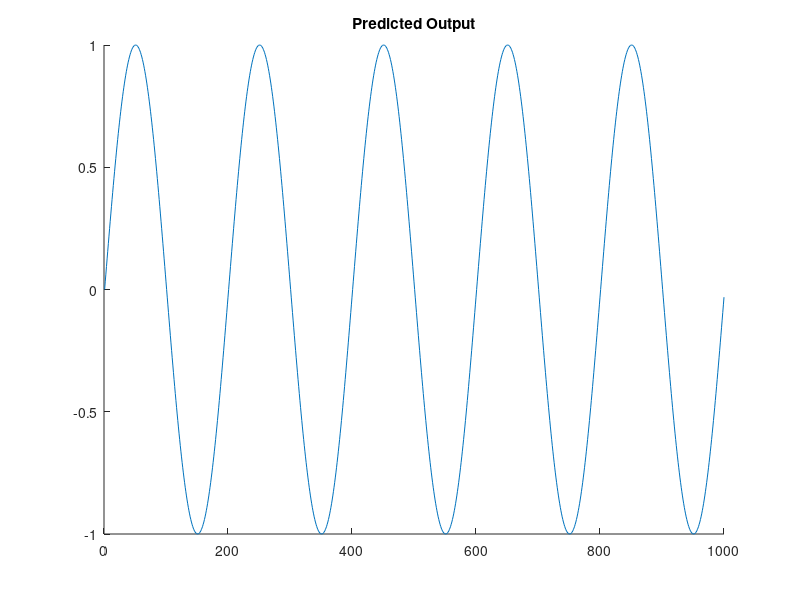

MATLAB code for this plot: (Note: this script raises an error after producing the figure.)
clear all
close all

M_VALS = [2 3 4 5 10 15 20];
D_VALS = [3 4 5 7 8 9 10 12 13 15 17 20 22 25];

%% Generate graph - I'm going to for each M, compare values of delta
SAMPLES = 1000;

x = sin(0.01*pi*[0:1:SAMPLES-1])';
for m_local = M_VALS
    figure;
    title(sprintf('Predicted Output'));
    hold all;
    plot(x);
    for d_local = D_VALS
        outputs = zeros(10,1000);
        for i=1:10
            n = filter([1 0 0.5],1,randn([SAMPLES 1]));
            s = x+n;
            [~,~,outputs(i,:)] = ale_lms( s, 0.1, 4, 5);
        end
        plot(mean(outputs), 'DisplayName', sprintf('d = %i', d_local));
    end
    legend(gca,'show','Location','Best')
end

hold all; 

%% Let's do some MSPE stuff

SAMPLES = 1000;

x = sin(0.01*pi*[0:1:SAMPLES-1])';
MSPE = zeros(length(M_VALS), length(D_VALS));
for m_local_i = 1:length(M_VALS)
    for d_local_i = 1:length(D_VALS)
        outputs = zeros(100,1000);
        for i=1:100
            n = filter([1 0 0.5],1,randn([SAMPLES 1]));
            s = x+n;
            [~,~,outputs(i,:)] = ale_lms( s, 0.01, M_VALS(m_local_i), D_VALS(d_local_i));
        end
        MSPE(m_local_i,d_local_i) = (1/1000) * sum((x' - mean(outputs)).^2);
    end
end

plot(D_VALS, MSPE', '*-')
legend('M = 2','M = 3','M = 4','M = 5','M = 10','M = 15','M = 20');

title('MPSE for ALE');
ylabel('MPSE')
xlabel('$\Delta$')
